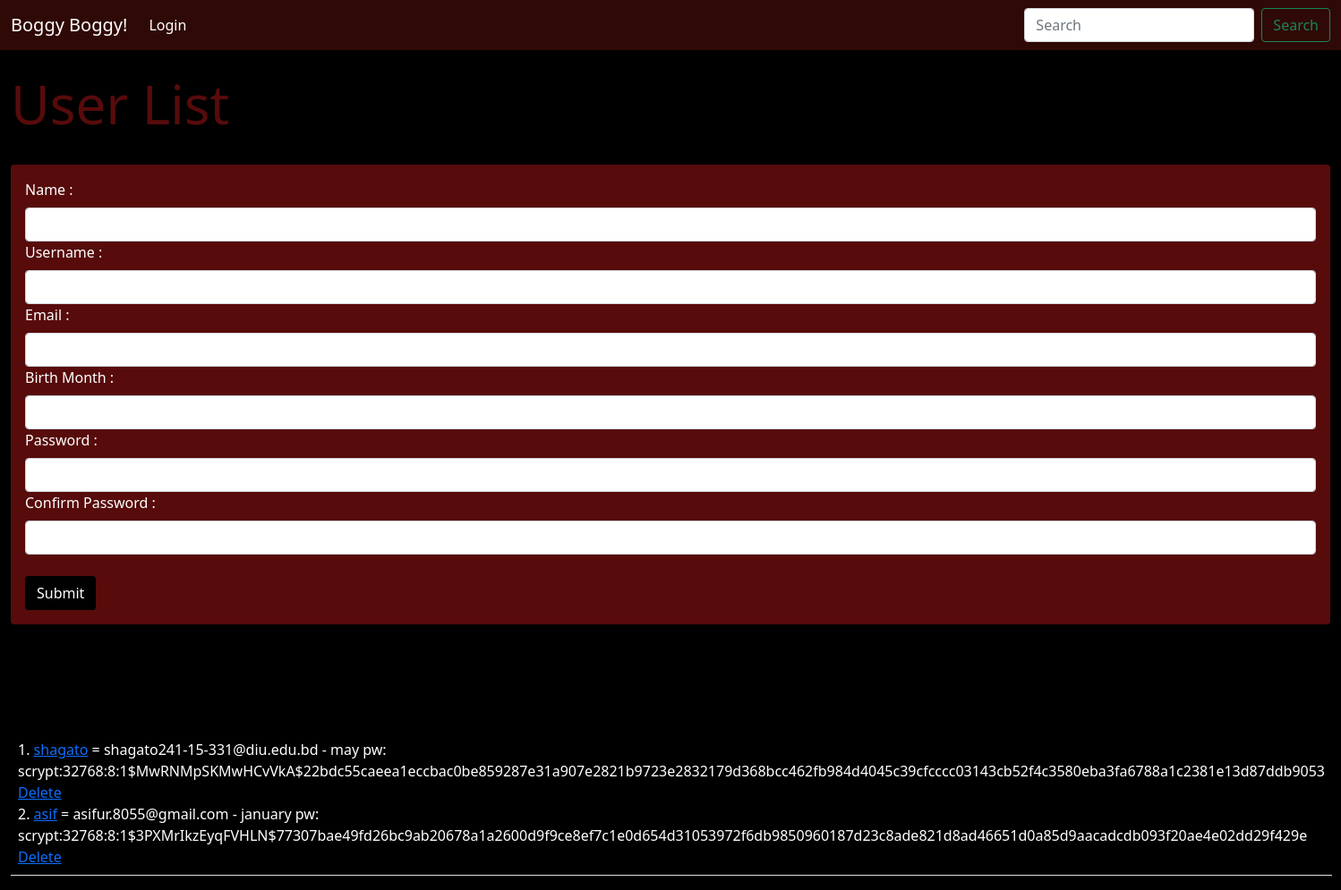
The page /user/add on the database as committed earlier.
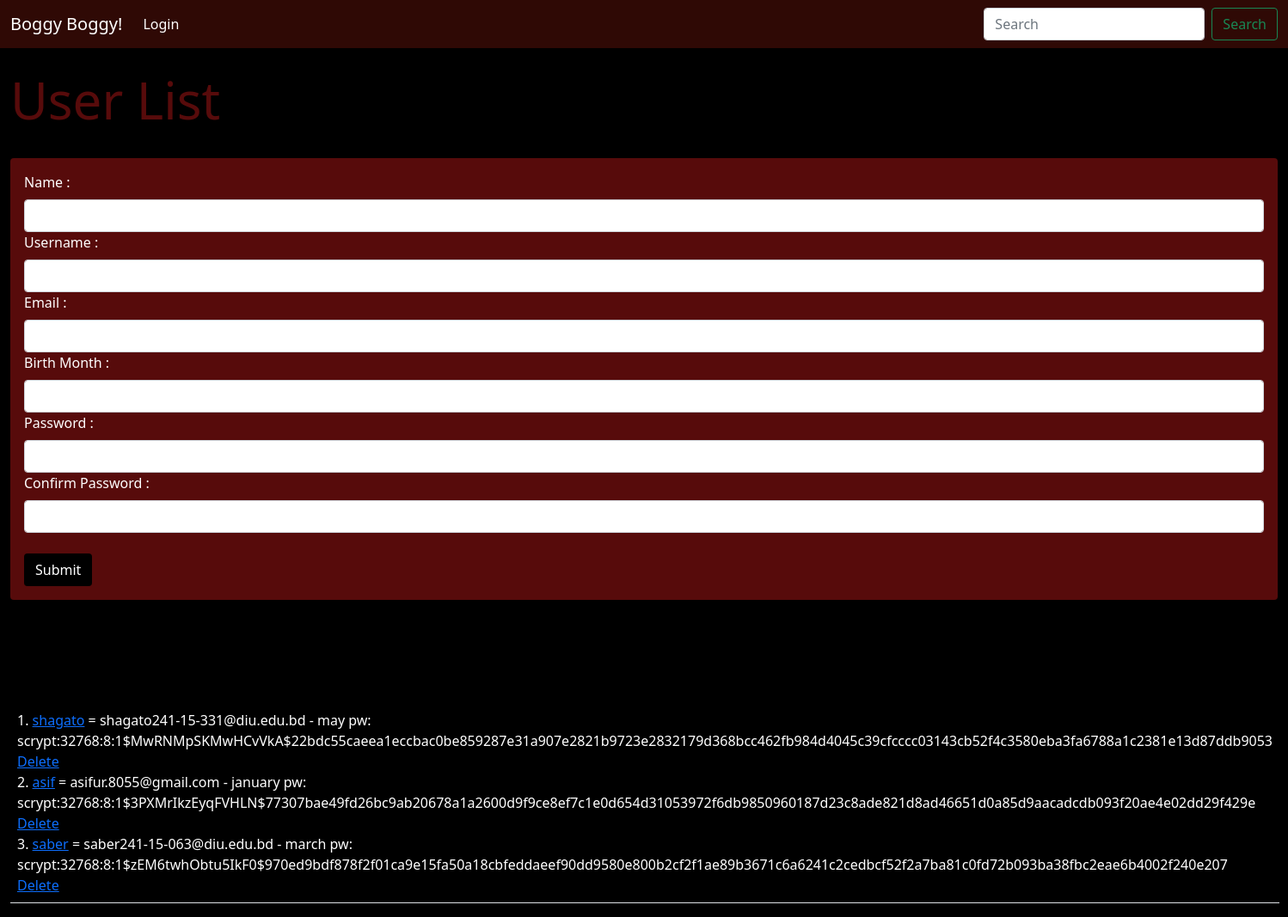
The same page on the database as committed later.
### app.py (models this page shows, shortened)
class Users(db.Model, UserMixin):
    id = db.Column(db.Integer,primary_key=True)
    username = db.Column(db.String(200), nullable=False,unique=True)
    name = db.Column(db.String(200),nullable=False)
    email = db.Column(db.String(200),nullable=False, unique=True)
    month = db.Column(db.String(20))
    date_added = db.Column(db.DateTime, default=datetime.utcnow)
    password_hash = db.Column(db.String(200))
    posts = db.relationship('Posts', backref='poster')
    @property
    def password(self):
        raise AttributeError("Password is not readable.")

### app.py (the view, shortened to what this page needs)
@app.route('/user/add', methods = ['GET', 'POST'])
def add_user():
    name = None
    form = UserForm()
    our_users = Users.query.order_by(Users.date_added)
    return render_template("add_user.html",form=form,name=name,our_users = our_users)

### webforms.py
class UserForm(FlaskForm):
    name = StringField("Name :", validators=[DataRequired()])
    username = StringField("Username :", validators=[DataRequired()])
    email = StringField("Email :", validators=[DataRequired()])
    month = StringField("Birth Month :", validators=[DataRequired()])
    password_hash = PasswordField("Password :", validators=[DataRequired(), EqualTo('password_hash2', message='Password must mach') ] )
    password_hash2 = PasswordField("Confirm Password :", validators=[DataRequired()])
    submit = SubmitField("Submit")

class SearchForm(FlaskForm):
    searched = StringField("Searched", validators=[DataRequired()])
    submit = SubmitField("Submit")

### app.py (called while the page is built)
@app.context_processor
def base():
    form = SearchForm()
    return dict(form=form)

### templates/add_user.html (shortened to what this page needs)
{% extends 'base.html' %}
{% block content %}
{% if name %}
    <h1 style="color:rgb(87, 11, 11);"> HI {{name}}!!! </h1><br/>
    <h3 style="color:rgb(87, 11, 11);"> Check if your name is there or not </h3><br/>
    <h5 style="color:rgb(87, 11, 11);"> If not then this email is already in use... Try another email</h5><br/>
    <table class="table table-hover">
        <tr>
            <td style="color: white;">
                {% for i in our_users %}
                    {{i.id}}. <a href="{{url_for('update',id=i.id)}}">{{i.name}}</a> = {{i.username}}- {{i.email}} - {{i.month}} pw: {{i.password_hash}} <a href="{{url_for('delete',id=i.id)}}">Delete</a><br/>
                {% endfor %}
            </td>
        </tr>
    </table>
    <form method="POST">
        <button type="button" class="btn"  style="background-color: rgb(87, 11, 11); color: white;" onclick="window.location.href='{{ url_for('add_user') }}'">Go to User List</button>
    </form><br/>
{% else %}
    <h1 style="color:rgb(87, 11, 11);">User List</h1><br/>
    <div class="shadow p-3 mb-5 rounded" style="background-color: rgb(87, 11, 11); color: white;">
        <form method="POST">
            {{ form.name.label(class="form-label") }}
            {{ form.name(class="form-control" ) }}
            {{ form.username.label(class="form-label") }}
            {{ form.username(class="form-control" ) }}
            {{ form.email.label(class="form-label") }}
            {{ form.email(class="form-control" ) }}
            {{ form.month.label(class="form-label") }}
            {{ form.month(class="form-control") }}
            {{ form.password_hash.label(class="form-label") }}
            {{ form.password_hash(class="form-control") }}
            {{ form.password_hash2.label(class="form-label") }}
            {{ form.password_hash2(class="form-control") }}
            <br/>
            {{ form.submit(class="btn", style="background-color: rgb(0, 0, 0); color: white;") }}
        </form>
    </div>
    <br/><br/><br/>
<table class="table table-hover">
    <tr>
        <td style="color: white;">
            {% for i in our_users %}
                {{i.id}}. <a href="{{url_for('update',id=i.id)}}">{{i.name}}</a> = {{i.email}} - {{i.month}} pw: {{i.password_hash}} <a href="{{url_for('delete',id=i.id)}}">Delete</a><br/>
            {% endfor %}
        </td>
    </tr>
</table>
{% endif %}
{% endblock %}

Rows that differ between the two databases and show on the page:
added Users: id "3", name "saber", email "saber241-15-063@diu.edu.bd", month "march", password_hash "scrypt:32768:8:1$zEM6twhObtu5IkF0$970ed9bdf878f2f01ca9e15fa50a18cbfeddaeef90dd9580e800b2cf2f1ae89b3671c6a6241c2cedbcf52f2a7ba81c0fd72b093ba38fbc2eae6b4002f240e207"
